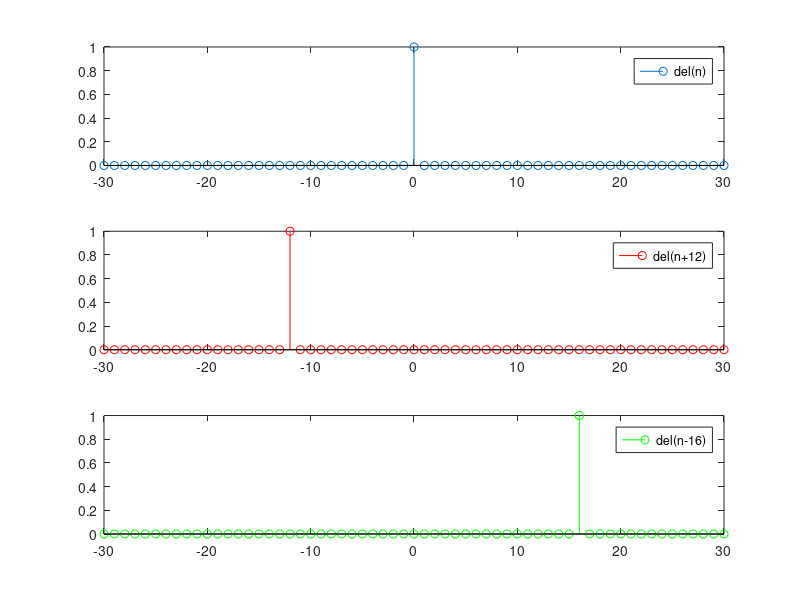

Recreate this plot in MATLAB.
% 1 
clc;
clear all;
close all;
% del[n]
n=-30:30;
for i=-30:1:30
    if i==0
        y(i+31)=1;
    else 
        y(i+31)=0;
    end
end 
subplot(311)
stem(n,y);
legend(['del(n)']);
% del[n+12]
n=-30:30;
for i=-30:1:30
    if i==-12
        y(i+31)=1;
    else 
        y(i+31)=0;
    end
end 
subplot(312)
stem(n,y,'r');
legend(['del(n+12)']);

n=-30:30;
for i=-30:1:30
    if i==16
        y(i+31)=1;
    else 
        y(i+31)=0;
    end
end 
subplot(313)
stem(n,y,'g');
legend(['del(n-16)']);
